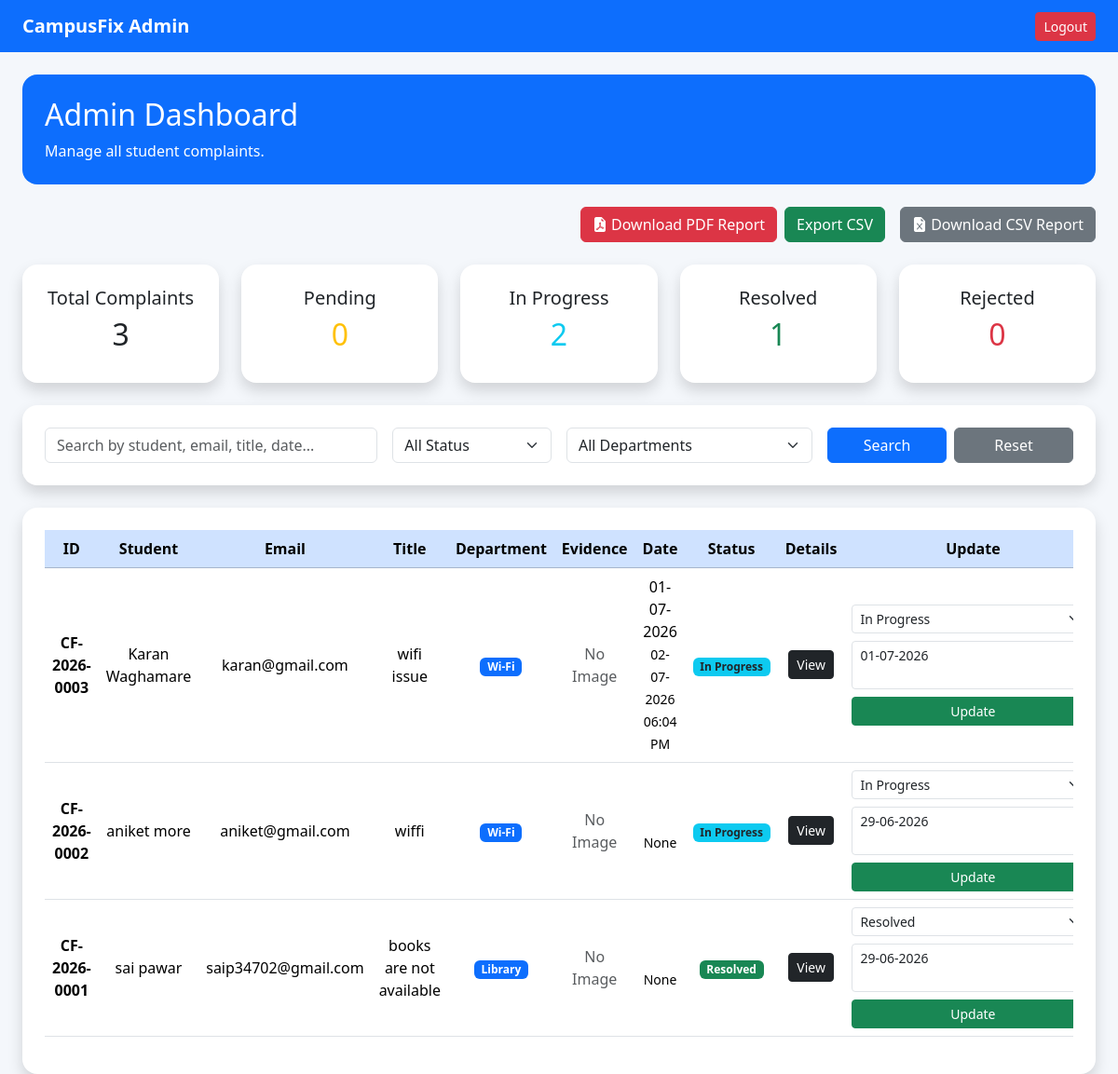
Page /admin_dashboard (signed in) on the committed database.
### tables this page shows
CREATE TABLE complaints (
            id INTEGER PRIMARY KEY AUTOINCREMENT,
            student_name TEXT NOT NULL,
            email TEXT NOT NULL,
            title TEXT NOT NULL,
            department TEXT NOT NULL,
            description TEXT NOT NULL,
            image TEXT,
            status TEXT DEFAULT 'Pending',
            date TEXT,
            time TEXT
        , admin_reply TEXT DEFAULT '', last_updated TEXT);

### app.py (the view, shortened to what this page needs)
@app.route("/admin_dashboard")
def admin_dashboard():
    if "email" not in session:
        return redirect("/login")
    if session["role"] != "admin":
        return "Access Denied! Admin only."
    search = request.args.get("search", "")
    status_filter = request.args.get("status", "")
    department_filter = request.args.get("department", "")
    conn = sqlite3.connect("database.db")
    cursor = conn.cursor()
    query = "SELECT * FROM complaints WHERE 1=1"
    params = []
    if status_filter:
        query += " AND status=?"
        params.append(status_filter)
    if department_filter:
        query += " AND department=?"
        params.append(department_filter)
    query += " ORDER BY id DESC"
    cursor.execute(query, params)
    complaints = cursor.fetchall()
    cursor.execute("SELECT COUNT(*) FROM complaints")
    total_complaints = cursor.fetchone()[0]
    cursor.execute("SELECT COUNT(*) FROM complaints WHERE status='Pending'")
    pending_complaints = cursor.fetchone()[0]
    cursor.execute("SELECT COUNT(*) FROM complaints WHERE status='In Progress'")
    progress_complaints = cursor.fetchone()[0]
    cursor.execute("SELECT COUNT(*) FROM complaints WHERE status='Resolved'")
    resolved_complaints = cursor.fetchone()[0]
    cursor.execute("SELECT COUNT(*) FROM complaints WHERE status='Rejected'")
    rejected_complaints = cursor.fetchone()[0]
    cursor.execute("""
        SELECT department, COUNT(*)
        FROM complaints
        GROUP BY department
    """)
    department_data = cursor.fetchall()
    department_labels = [row[0] for row in department_data]
    department_counts = [row[1] for row in department_data]
    conn.close()
    return render_template(
        "admin_dashboard.html",
        complaints=complaints,
        total_complaints=total_complaints,
        pending_complaints=pending_complaints,
        progress_complaints=progress_complaints,
        resolved_complaints=resolved_complaints,
        rejected_complaints=rejected_complaints,
        search=search,
        status_filter=status_filter,
        department_filter=department_filter,
        department_labels=department_labels,
        department_counts=department_counts
    )

### templates/admin_dashboard.html (shortened to what this page needs)
<!DOCTYPE html>
<html lang="en">
<head>
    <link href="https://cdn.jsdelivr.net/npm/bootstrap@5.3.3/dist/css/bootstrap.min.css" rel="stylesheet">
    <link href="https://cdn.jsdelivr.net/npm/bootstrap-icons@1.11.3/font/bootstrap-icons.css" rel="stylesheet">
</head>
<body style="background:#f4f7fb;">
<nav class="navbar navbar-dark bg-primary px-4">
    <a class="navbar-brand fw-bold" href="/admin_dashboard">CampusFix Admin</a>
    <a href="/logout" class="btn btn-danger btn-sm">Logout</a>
</nav>
<div class="container-fluid mt-4 px-4">
    <div class="bg-primary text-white p-4 rounded-4 mb-4">
        <h2>Admin Dashboard</h2>
        <p class="mb-0">Manage all student complaints.</p>
    </div>
   <div class="mb-4 d-flex justify-content-end gap-2">
    <a href="/export_pdf" class="btn btn-danger">
        <i class="bi bi-file-earmark-pdf-fill"></i>
        Download PDF Report
    </a>
    <a href="/export_csv" class="btn btn-success">
        Export CSV
    </a>
    <a href="/export_csv" class="btn btn-secondary ms-2">
        <i class="bi bi-file-earmark-excel-fill"></i>
        Download CSV Report
    </a>
</div>
    <div class="row g-4 mb-4">
        <div class="col-md">
            <div class="card shadow border-0 rounded-4 text-center p-4">
                <h5>Total Complaints</h5>
                <h2>{{ total_complaints }}</h2>
            </div>
        </div>
        <div class="col-md">
            <div class="card shadow border-0 rounded-4 text-center p-4">
                <h5>Pending</h5>
                <h2 class="text-warning">{{ pending_complaints }}</h2>
            </div>
        </div>
        <div class="col-md">
            <div class="card shadow border-0 rounded-4 text-center p-4">
                <h5>In Progress</h5>
                <h2 class="text-info">{{ progress_complaints }}</h2>
            </div>
        </div>
        <div class="col-md">
            <div class="card shadow border-0 rounded-4 text-center p-4">
                <h5>Resolved</h5>
                <h2 class="text-success">{{ resolved_complaints }}</h2>
            </div>
        </div>
        <div class="col-md">
            <div class="card shadow border-0 rounded-4 text-center p-4">
                <h5>Rejected</h5>
                <h2 class="text-danger">{{ rejected_complaints }}</h2>
            </div>
        </div>
    </div>
    <div class="card shadow border-0 rounded-4 p-4 mb-4">
        <form method="GET" action="/admin_dashboard" class="row g-3">
            <div class="col-md-4">
                <input type="text" name="search" class="form-control"
                       placeholder="Search by student, email, title, date..."
                       value="{{ search }}">
            </div>
            <div class="col-md-2">
                <select name="status" class="form-select">
                    <option value="">All Status</option>
                </select>
            </div>
            <div class="col-md-3">
                <select name="department" class="form-select">
                    <option value="">All Departments</option>
                </select>
            </div>
            <div class="col-md-3 d-flex gap-2">
                <button type="submit" class="btn btn-primary w-100">Search</button>
                <a href="/admin_dashboard" class="btn btn-secondary w-100">Reset</a>
            </div>
        </form>
    </div>
    <div class="card shadow border-0 rounded-4 p-4">
        <div class="table-responsive">
            <table class="table table-hover align-middle text-center">
                <thead class="table-primary">
                    <tr>
                        <th>ID</th>
                        <th>Student</th>
                        <th>Email</th>
                        <th>Title</th>
                        <th>Department</th>
                        <th>Evidence</th>
                        <th>Date</th>
                        <th>Status</th>
                        <th>Details</th>
                        <th>Update</th>
                    </tr>
                </thead>
                <tbody>
                {% for complaint in complaints %}
                    <tr>
                        <td><b>CF-2026-{{ "%04d"|format(complaint[0]) }}</b></td>
                        <td>{{ complaint[1] }}</td>
                        <td>{{ complaint[2] }}</td>
                        <td>{{ complaint[3] }}</td>
                        <td><span class="badge bg-primary">{{ complaint[4] }}</span></td>
                        <td>
                            {% if complaint[6] %}
                                <img src="{{ url_for('static', filename='uploads/' + complaint[6]) }}"
                                     width="70" height="55"
                                     style="object-fit:cover;border-radius:10px; cursor:pointer;"
                                     data-bs-toggle="modal"
                                     data-bs-target="#imageModal{{ complaint[0] }}">
                            {% else %}
                                <span class="text-muted">No Image</span>
                            {% endif %}
                        </td>
                        <td>{{ complaint[10] }}<br><small>{{ complaint[11] }}</small></td>
                        <td>
                            {% if complaint[7] == "Pending" %}
                                <span class="badge bg-warning text-dark">Pending</span>
                            {% elif complaint[7] == "In Progress" %}
                                <span class="badge bg-info text-dark">In Progress</span>
                            {% elif complaint[7] == "Resolved" %}
                                <span class="badge bg-success">Resolved</span>
                            {% elif complaint[7] == "Rejected" %}
                                <span class="badge bg-danger">Rejected</span>
                            {% endif %}
                        </td>
                        <td>
                            <button class="btn btn-dark btn-sm"
                                    data-bs-toggle="modal"
                                    data-bs-target="#detailsModal{{ complaint[0] }}">
                                View
                            </button>
                        </td>
                        <td>
                            <form method="POST" action="/update_status/{{ complaint[0] }}" style="min-width:260px;">
                                <select name="status" class="form-select form-select-sm mb-2">
                                    <option value="In Progress" {% if complaint[7] == "In Progress" %}selected{% endif %}>In Progress</option>
                                    <option value="Resolved" {% if complaint[7] == "Resolved" %}selected{% endif %}>Resolved</option>
                                </select>
                                <textarea name="admin_reply"
                                          class="form-control form-control-sm mb-2"
                                          rows="2"
                                          placeholder="Admin reply...">{{ complaint[8] }}</textarea>
                                <button type="submit" class="btn btn-success btn-sm w-100">Update</button>
                            </form>
                        </td>
                    </tr>
                {% else %}
                    <tr>
                        <td colspan="11" class="text-muted py-4">
                            No complaints found.
                        </td>
                    </tr>
                {% endfor %}
                </tbody>
            </table>
        </div>
    </div>
</div>
</body>
</html>

### rows in the picture
complaints: id "0003", student_name "Karan Waghamare", email "karan@gmail.com", title "wifi issue", department "Wi-Fi", image "No Image", admin_reply "01-07-2026", last_updated "02-07-2026 06:04 PM", shows "In Progress", status "In Progress"
complaints: id "0002", student_name "aniket more", email "aniket@gmail.com", title "wiffi", department "Wi-Fi", image "No Image", complaint "None", shows "In Progress", status "In Progress", admin_reply "29-06-2026"
complaints: id "0001", student_name "sai pawar", email "saip34702@gmail.com", title "books are not available", department "Library", image "No Image", complaint "None", shows "Resolved", status "Resolved", admin_reply "29-06-2026"

### other values in the picture
{{ total_complaints }} "3"
{{ pending_complaints }} "0"
{{ progress_complaints }} "2"
{{ resolved_complaints }} "1"
{{ rejected_complaints }} "0"
